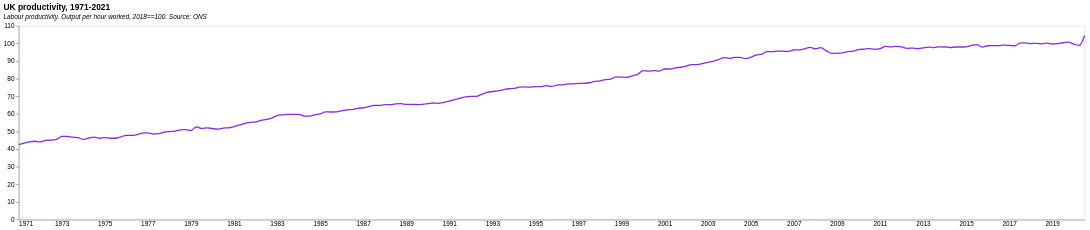

This figure's Vega-Lite source:
### Vega-Lite specification from a JSON file in a GitHub repository (floating-point values rounded to 4 significant figures; data arrays with more than 128 entries replaced by an {"elided": "..."} marker saying what was removed)
{"$schema": "https://vega.github.io/schema/vega-lite/v5.json", "description": "Productivity UK", "title": {"text": "UK productivity, 1971-2021", "subtitle": "Labour productivity. Output per hour worked, 2018==100. Source: ONS", "subtitleFontStyle": "italic", "subtitleFontSize": 10, "anchor": "start", "color": "black"}, "data": {"values": {"elided": "200 records"}, "format": {"parse": {"Date": "date"}}}, "height": 300, "width": 1650, "mark": {"type": "line", "point": false, "interpolate": "monotone", "color": "blueviolet"}, "encoding": {"x": {"field": "Date", "type": "temporal", "axis": {"title": null, "grid": false, "labelSeparation": 20, "ticks": false}}, "y": {"field": "Value", "type": "quantitative", "title": "", "axis": {"grid": false}}}}
